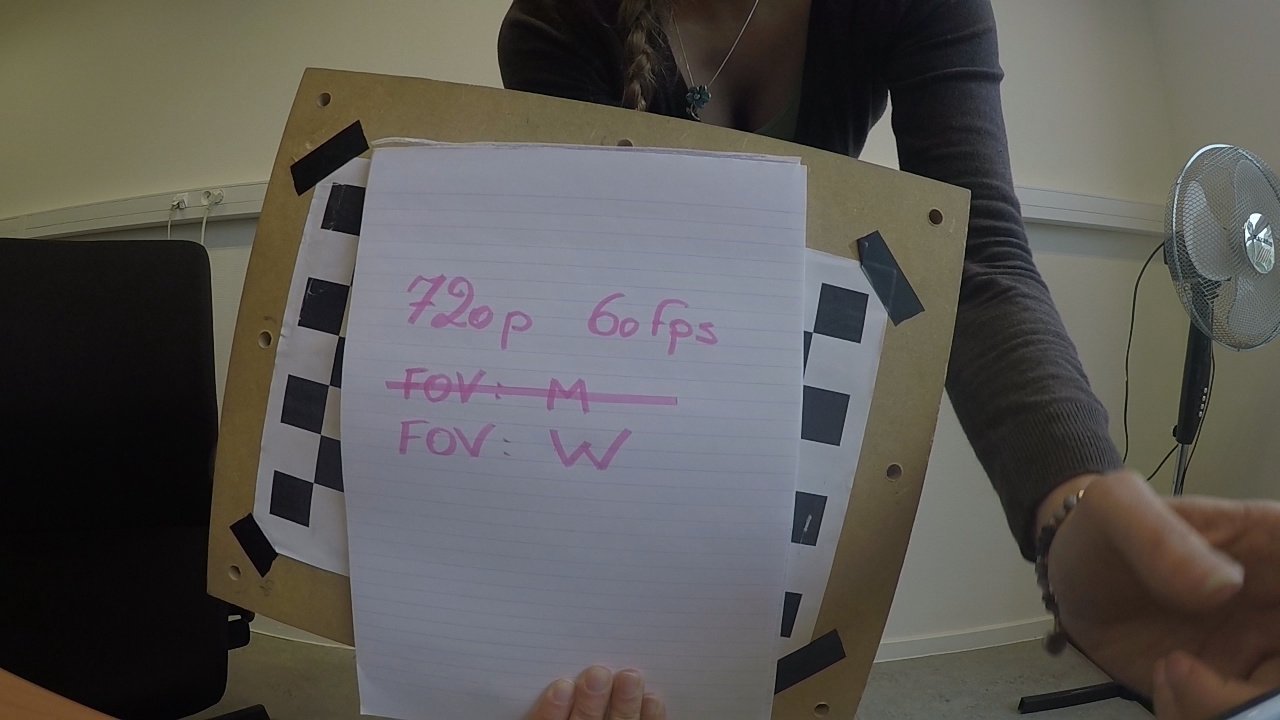
#> input picture computervision-main/lab3/img/calibration_frames/img_0001.png, 1280 x 720 px; its folder holds only this picture in this run
$ jupyter execute --allow-errors lab3.ipynb
#> lines starting #> are read from the running program, lines starting #| are printed output that depends on the picture; after the words box and inside, x2 and y2 are one past the last pixel; in counts of white or black regions, pixels touching at a corner belong together; long printed decimals are rounded
# Computervision Lab 3 - Image formation and transformations

[cell 1]
# imports
import os
import glob
import cv2
import numpy as np
import random
import matplotlib.pyplot as plt

# name printing function
def print_name(im, name):
	im = cv2.putText(im, name, (10, im.shape[0]-15), cv2.FONT_HERSHEY_SIMPLEX, 0.5, (255,255,255), 1, cv2.LINE_AA)
	return im

## The pinhole camera model
### Exercise 1
#### Question 1: What is the Camera Matrix for a 1080p Camera with a Horizontal Field of View of 90 Degrees?

##### **1. FOV**
The horizontal FOV is **90°**. The relationship between the focal length ($f$), the sensor width ($W$), and the FOV ($\theta$) is:

$$
\tan\left(\frac{\theta}{2}\right) = \frac{W}{2f}
$$

For a **1080p camera** (1920×1080 resolution), W = 1920 pixels:

$$
\tan(45^\circ) = 1 = \frac{1920}{2f}
$$

$$
f = \frac{1920}{2} = 960 \text{ pixels}
$$

##### **2. Principal Point**
The principal point $ (c_x, c_y) $ is at the image center:

$$
c_x = \frac{1920}{2} = 960, \quad c_y = \frac{1080}{2} = 540
$$

##### **3. Camera Matrix**
The intrinsic camera matrix $K$ is:

$$
K = \begin{bmatrix}
f_x & 0 & c_x \\
0 & f_y & c_y \\
0 & 0 & 1
\end{bmatrix}
= \begin{bmatrix}
960 & 0 & 960 \\
0 & 960 & 540 \\
0 & 0 & 1
\end{bmatrix}
$$

#### Assignment 1:
- Create a virtual 3D cube with a side of 1 meter, defined as an 8x3 matrix containing the 3D coordinates
of the vertices of the cube relative to the cameraS, and a 12x2 array of edges described by pairs of vertex
indices that need to be connected by lines;

[cell 2]
# Define the 3D coordinates of the cube vertices (8x3 matrix)
cube_vertices = np.array([
   [0, 0, 0],
   [1, 0, 0],
   [1, 1, 0],
   [0, 1, 0],
   [0, 0, 1],
   [1, 0, 1],
   [1, 1, 1],
   [0, 1, 1]
])

# Define the edges as pairs of vertex indices (12x2 matrix)
cube_edges = np.array([
   [0, 1], [1, 2], [2, 3], [3, 0],  # Bottom face
   [4, 5], [5, 6], [6, 7], [7, 4],  # Top face
   [0, 4], [1, 5], [2, 6], [3, 7]   # Vertical edges
])

- Project the 3D vertex coordinates to 2D image coordinates using your camera matrix from Question
1, and visualize the result by drawing the vertices and edges on an empty 1080p image. Pay attention
to the dimensions of your matrices, transpose as necessary and round the image coordinates to integer
pixels.

[cell 3]
def create_camera_matrix(res:tuple,fov:int) -> np.array:
    # Calculate the focal length in pixels using the horizontal FOV
    f = res[0] / (2*np.tan(fov / 2))
    # Calculate the camera matrix
    fx = fy = f
    cx = res[0] / 2
    cy = res[1] / 2
    camera_matrix = np.array([[fx, 0, cx],
                            [0, fy, cy],
                            [0, 0, 1]])

    return camera_matrix

# Move the cube forward
tvec = np.array([0, 0, 3])
cube_vertices += tvec

# Set resolution and field of view
res = (1920, 1080)
fov = 90
K = create_camera_matrix(res, fov)

# Double the focal distance
K_double = K.copy()
K_double[0, 0] *= 2  # Double focal length (zoom in)
K_double[1, 1] *= 2

# Project 3D points to 2D
image_coord = np.dot(K, cube_vertices.T).T
image_coord2 = np.dot(K_double, cube_vertices.T).T

# Normalize homogeneous coordinates
for i in range(image_coord.shape[0]):
    if image_coord[i, 2] != 0:  # Avoid division by zero
        image_coord[i, 0] /= image_coord[i, 2]
        image_coord[i, 1] /= image_coord[i, 2]
    if image_coord2[i, 2] != 0:
        image_coord2[i, 0] /= image_coord2[i, 2]
        image_coord2[i, 1] /= image_coord2[i, 2]

# Convert to integer pixel coordinates
image_coord = np.round(image_coord[:, :2]).astype(int)
image_coord2 = np.round(image_coord2[:, :2]).astype(int)

# Create empty images
image = np.zeros((1080, 1920, 3), dtype=np.uint8)
image2 = np.zeros((1080, 1920, 3), dtype=np.uint8)

# Draw vertices
for point in image_coord:
    cv2.circle(image, tuple(point), 10, (0, 0, 255), -1)  # Red points
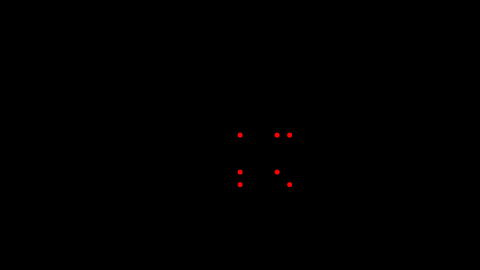
#> image: shape (1080, 1920, 3) (shown at 1/4 size); mean of channels 0, 1, 2 0, 0, 0.3; drawn as B, G, R

for point in image_coord2:
    cv2.circle(image2, tuple(point), 10, (0, 0, 255), -1)  # Red points

# Draw edges
for edge in cube_edges:
    cv2.line(image, tuple(image_coord[edge[0]]), tuple(image_coord[edge[1]]), (255, 255, 255), 2)
    cv2.line(image2, tuple(image_coord2[edge[0]]), tuple(image_coord2[edge[1]]), (255, 255, 255), 2)
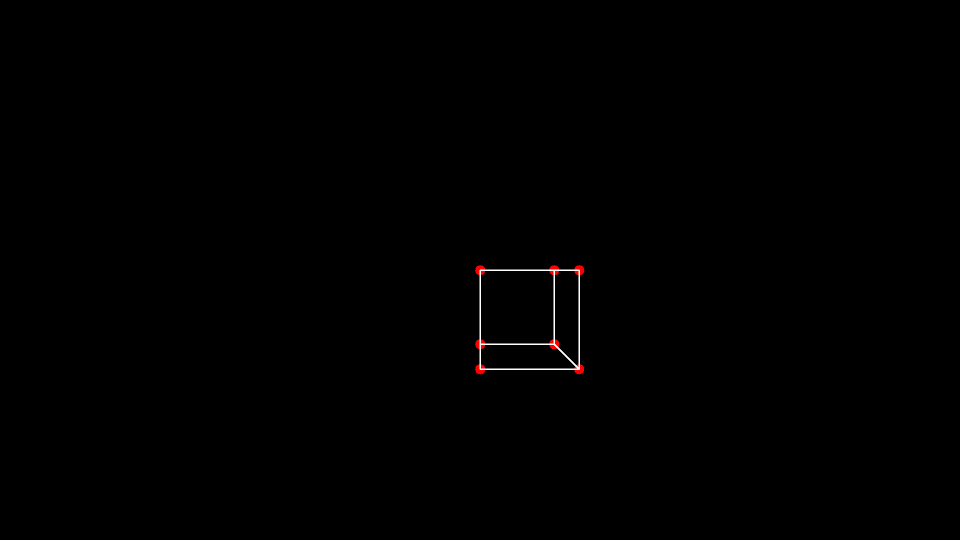
#> image: shape (1080, 1920, 3) (shown at 1/2 size); 0.17% of pixels changed, all inside (x1, y1, x2, y2) = (959, 539, 1160, 740); drawn as B, G, R
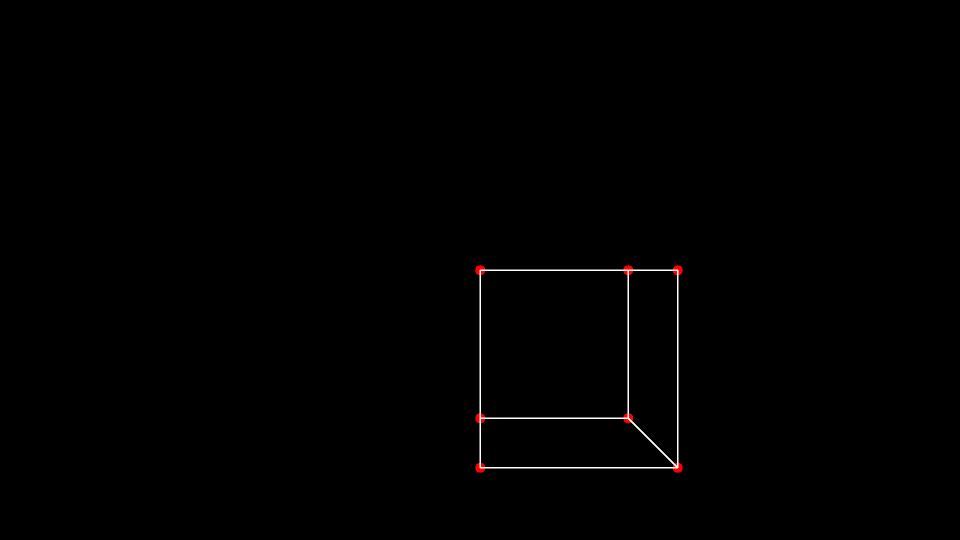
#> image2: shape (1080, 1920, 3) (shown at 1/2 size); mean of channels 0, 1, 2 0.9, 0.9, 1.1; drawn as B, G, R

# Save output
image = print_name(image, "Rens Delaplace")
cv2.imwrite("out/assignment1.png", image)
image2 = print_name(image2, "Rens Delaplace")
cv2.imwrite("out/assignment1_zoomed.png", image2)

# Display the results
fig = plt.figure(figsize=(10, 7))
fig.add_subplot(1, 2, 1)
plt.imshow(image)
plt.axis('off')
plt.title("Original Camera Matrix")

fig.add_subplot(1, 2, 2)
plt.imshow(image2)
plt.axis('off')
plt.title("Double Focal Length (Zoomed In)")

plt.show()
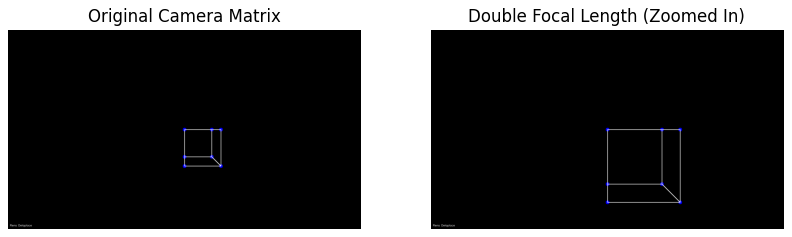
#> figure drawn by matplotlib, 2 panels

#### Question 2: If you double the focal distance, what happens to the picture?

If you double the focal distance, the image will appear more zoomed in. The projected image will be scaled up by a factor of 2, making objects appear larger and closer. Doubling the focal length will also halve the field of view, meaning the camera will capture a narrower view of the scene.

For the camera matrix, doubling the focal length will result in:

$$
K_{\text{new}} = \begin{bmatrix}
2f & 0 & c_x \\
0 & 2f & c_y \\
0 & 0 & 1
\end{bmatrix}
$$

## Camera calibration
#### **Question 3:** Why are there only even powers in this polynomial in r?
Radial distortion is symmetric around the optical center, so the correction depends only on the distance from the center. Even powers preserve this symmetry, while odd powers would break it. The correction moves each distorted pixel closer to or further from the image center, restoring straight lines.

### Exercise 2
#### **Assignment 2:** Determine the intrinsic matrix and distortion parameters of the gopro camera used to shoot the calibration sequence.

[cell 4]
# Define checkerboard size (rows, cols)
grid = (10, 6)  # 10 columns, 6 rows (inner corners)

# Termination criteria for corner refinement
criteria = (cv2.TERM_CRITERIA_EPS + cv2.TERM_CRITERIA_MAX_ITER, 30, 0.001)
#> criteria = (3, 30, 0.001)

# Prepare object points in real-world space (Z=0)
objp = np.zeros((grid[0] * grid[1], 3), np.float32)
objp[:, :2] = np.mgrid[0:grid[0], 0:grid[1]].T.reshape(-1, 2)

# Lists to store object points (3D) and image points (2D)
objpoints = []
imgpoints = []

# Get all calibration images
images = glob.glob("./img/calibration_frames/*.png")  # Automatically fetches only images

fig, axs = plt.subplots(1, 2, figsize=(15, 5))
count = 0

for fname in images:
    img = cv2.imread(fname)
#> img is the input picture: shape (720, 1280, 3); mean B, G, R 84, 87.4, 89.7
    gray = cv2.cvtColor(img, cv2.COLOR_BGR2GRAY)
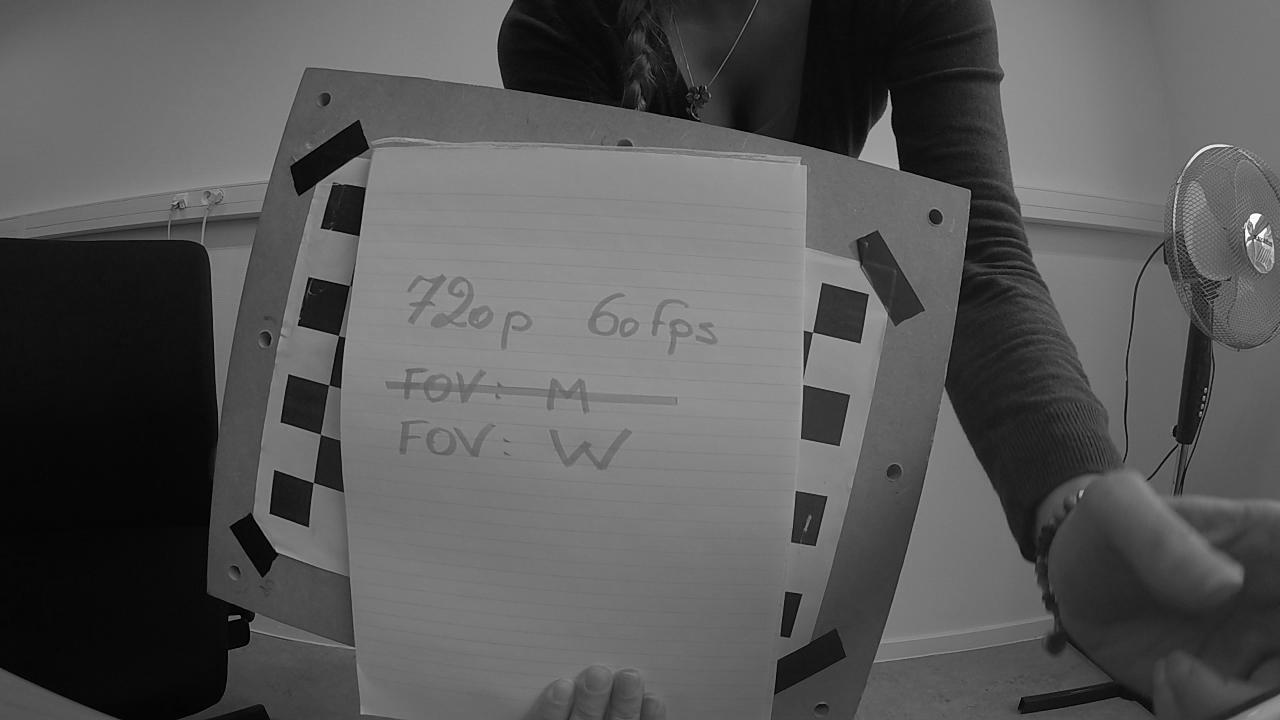
#> gray: shape (720, 1280); min 0, max 253, mean 87.7

    # Find the chessboard corners
    ret, corners = cv2.findChessboardCorners(gray, (grid[1], grid[0]), None)
#> ret = False; corners = None

    if ret:
        objpoints.append(objp)  # Store 3D points
        corners2 = cv2.cornerSubPix(gray, corners, (11, 11), (-1, -1), criteria)
        imgpoints.append(corners2)  # Store refined 2D points

        # Draw detected corners on the first 2 images
        if count < 2:
            cv2.drawChessboardCorners(img, (grid[0], grid[1]), corners2, ret)
            axs[count].imshow(cv2.cvtColor(img, cv2.COLOR_BGR2RGB))
            axs[count].axis("off")
            count += 1
            # Save output
            img = print_name(img, "Rens Delaplace")
            cv2.imwrite(f"out/assignment2_{count}.png", img)

plt.show()

$ run again, on computervision-main/lab3/img/calibration_frames/img_0006.png
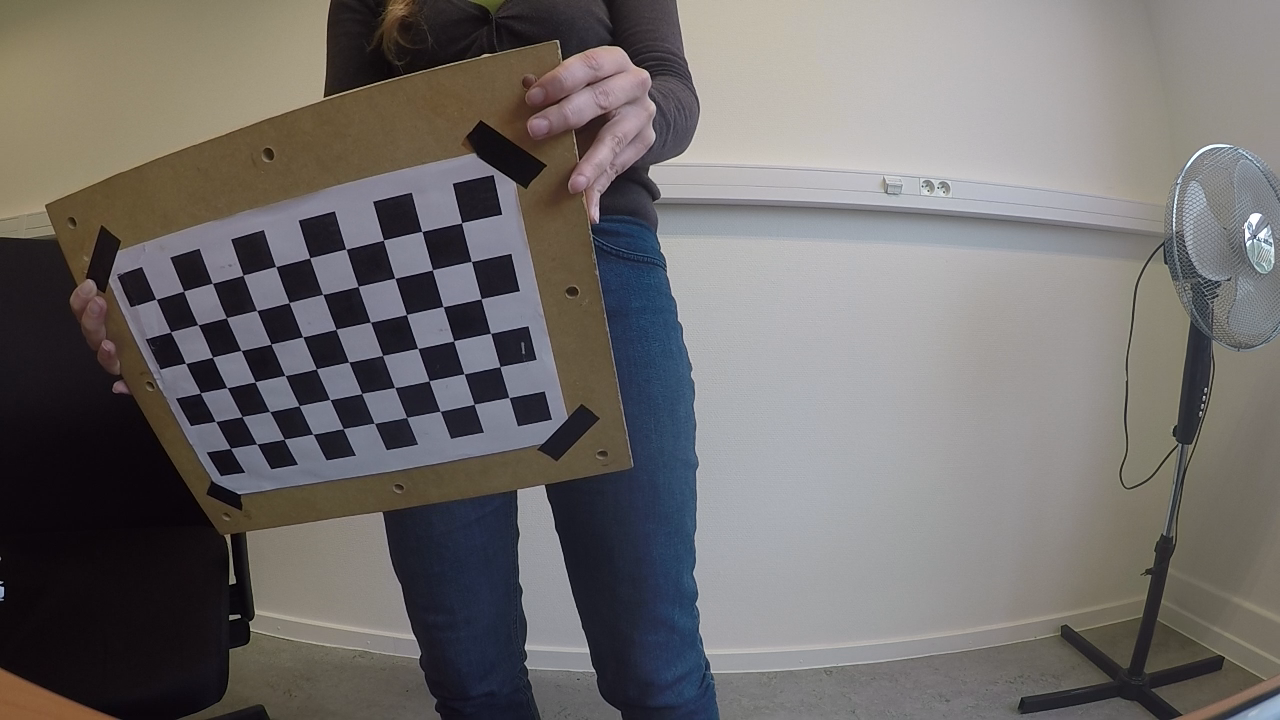
#> input picture computervision-main/lab3/img/calibration_frames/img_0006.png, 1280 x 720 px
#> criteria = (3, 30, 0.001)
#> img is the input picture: shape (720, 1280, 3); mean B, G, R 107.4, 108.6, 112
#> `gray = cv2.cvtColor(img, cv2.COLOR_BGR2GRAY)`:
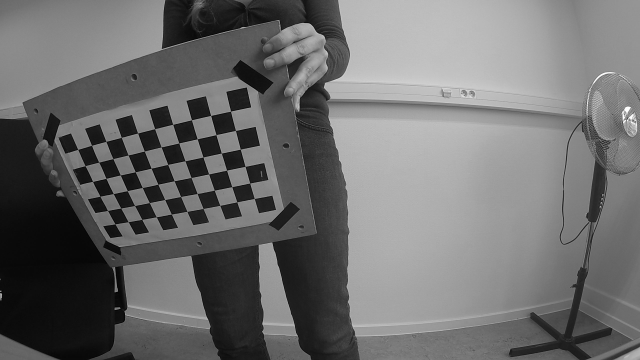
#> gray: shape (720, 1280) (shown at 1/2 size); min 0, max 254, mean 109.5
#> `ret, corners = cv2.findChessboardCorners(gray, (grid[1], grid[0]), None)`: ret = True; corners = 60 rows, first 8: [461.6, 222.6], [471.3, 261.4], [481, 298.7], [490.6, 333.3], [500, 366.6], [508.8, 397.6], [421.8, 231.5], [432.4, 269.7]
#> corners2 = 60 rows, first 8: [461.6, 222.7], [471.4, 261.4], [481, 298.7], [490.6, 333.3], [499.8, 366.5], [509, 397.5], [421.8, 231.4], [432.4, 269.8]
#> `cv2.drawChessboardCorners(img, (grid[0], grid[1]), corners2, ret)`:
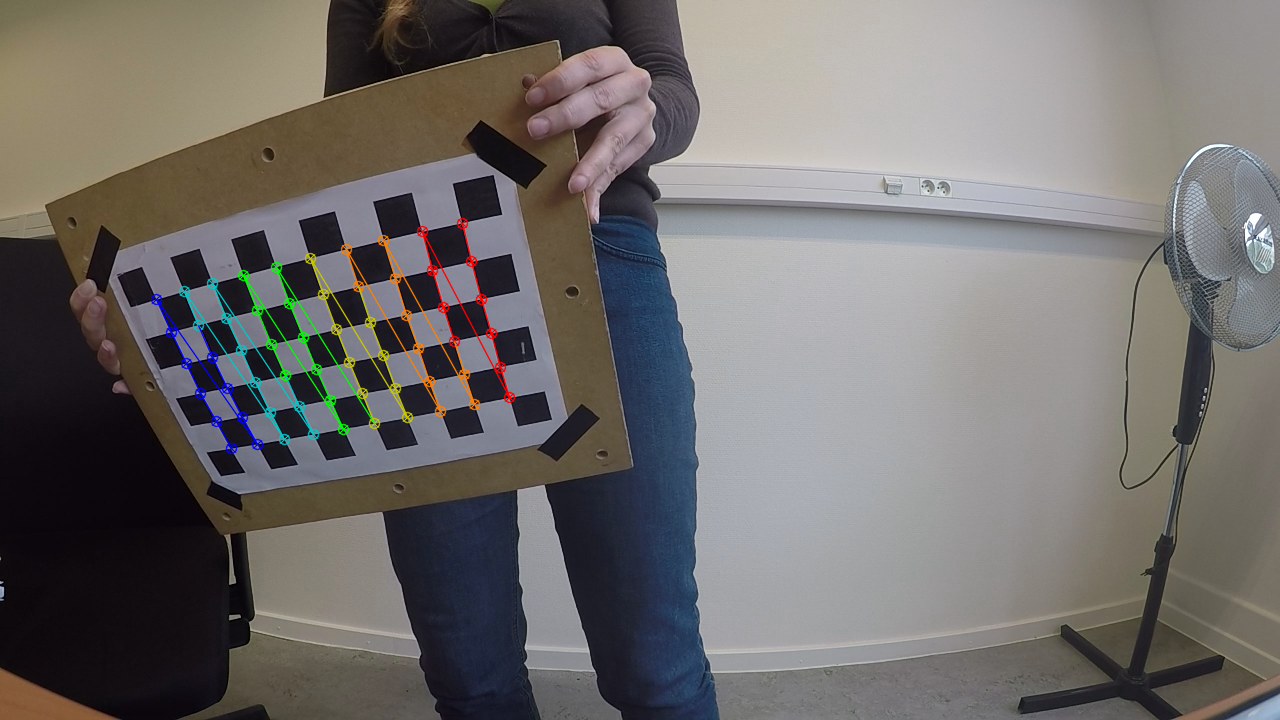
#> img: shape (720, 1280, 3); 1.52% of pixels changed, all inside (x1, y1, x2, y2) = (150, 217, 516, 455)
#> im: shape (720, 1280, 3)
#> `ret, mtx, dist, rvecs, tvecs = cv2.calibrateCamera(objpoints, imgpoint..`: ret = 61.76; mtx = [[3001.4, 0, 772.9], [0, 846.9, 411], [0, 0, 1]]; dist = [[22.35, 552.5, 0.964, 1.25, -14843.1]]; rvecs = ([0.605, -1.63, 0.799],); tvecs = ([-4.74, -6.07, 45.59],)
#| Reprojection Error: 61.760
#| [[3001.416 0 772.907]
#|  [0 846.882 410.965]
#|  [0 0 1.000]]
#| [[22.349 552.486 0.9637 1.251 -14843.077]]
